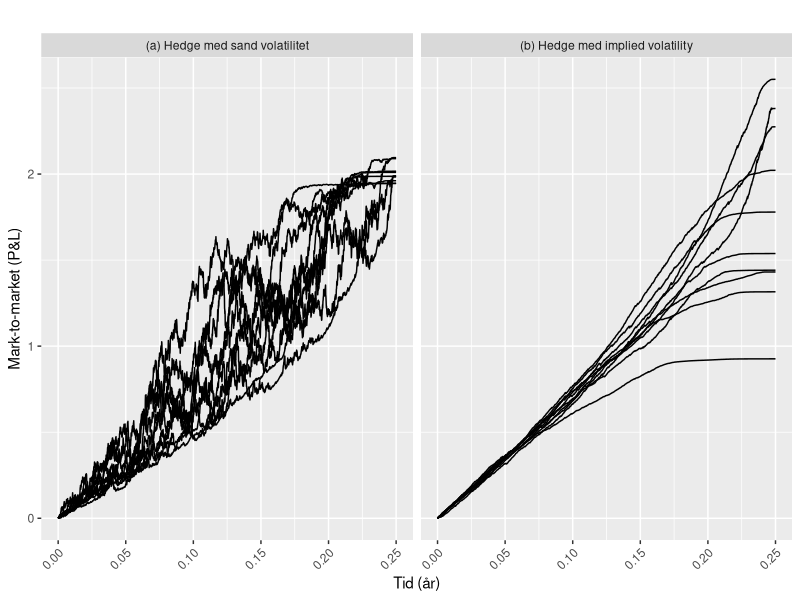

This chart was generated by the following R code: (Note: this script raises an error after producing the figure.)
rm(list=ls())

library(ggplot2)
library(reshape2)

## Functions used

d1 <- function(S,K,r,q,sigma,tau){
  (log(S/K)+(r-q)*tau + 1/2*sigma^2*tau)/(sigma*sqrt(tau))
}

d2 <- function(S,K,r,q,sigma,tau){
  d1(S,K,r,q,sigma,tau) - sigma*sqrt(tau)
}


# Black-Scholes Price function
C <- function(S,K,r,q,sigma,tau,option="Call"){
  d1 <- d1(S,K,r,q,sigma,tau)
  d2 <- d2(S,K,r,q,sigma,tau)
  
  if (option=="Call"){
    result <- exp(-q*tau)*S*pnorm(d1) - K*exp(-r*tau)*pnorm(d2)
  }
  
  if (option=="Put"){
    result <-  exp(-q*tau)*S*pnorm(d1) - K*exp(-r*tau)*pnorm(d2) -exp(-q*tau)*S + K*exp(-r*tau)
  }
  result
}
C <- Vectorize(C)

# Black-Scholes Delta
BS.Delta <- function(S,K,r,q,sigma,tau,option="Call"){
  
  if (option == "Call"){
    result <-  exp(-q*tau)*pnorm(d1(S,K,r,q,sigma,tau))
  }
  
  if (option == "Put"){
    result <-  exp(-q*tau)*(pnorm(d1(S,K,r,q,sigma,tau))-1)
  }
  
  result
}

BS.Delta <- Vectorize(BS.Delta)

## delta hedging strategy

delta_hedge_error <- function(S,K,r,q,sigma, tau, call_price, strategy=-1,option="Call"){
  
  delta   <- BS.Delta(S=S,K=K,r=r,q=q, sigma=sigma,tau=tau, option=option)
  
  n            <- length(S[-length(S)])
  
  V            <- numeric(n+1); V[1] <- call_price[1] # Value process 
  Pi           <- numeric(n+1);Pi[1]  <- 0  ### Path of PL/Hedging Error
  dPi          <- numeric(n+1);dPi[1] <- 0  ### Hedging error over time interval
  
  if (length(r)==1){r<-rep(r,n)}
  if (length(q)==1){q<-rep(q,n)}
  
  for (i in 1:n){
    dt      <- tau[i] - tau[i+1] 
    B       <- Pi[i] + strategy*delta[i]*S[i] - strategy*call_price[i] # Rebalance with money account
    V[i+1] <- exp(r[i]*dt)*B - strategy*delta[i]*exp(q[i]*dt)*S[i+1] # Mark-to-market for portfolio
    Pi[i+1] <- V[i+1] + strategy*call_price[i+1] # Mark-to-market for adjusted portfolio/cumulated hedging error
    dPi[i+1] <- Pi[i+1] - Pi[i] # 
  }
  output=list(pf_value= V, error_cum = Pi, error_dt = dPi, delta=delta) # Save output
}



# Model parameters
mu <- 0.07 # drift
sigma <- 0.2 # true vol

# Market parameters
q <- 0 # no dividends
r <- 0.02 # short rate
S0 <- 100 # start spot
K <- 100 # Initially at-the-money
sigmai <- 0.3 # implied vol

# Time grid
T <- 1/4
N <- 2500
t <- seq(0,T,length=N+1) # N intervals
tau <- T -t # time to maturity
dt <- T/N   # Equidistant time step for each simulated path


# hedging with true vol

df_time <- data.frame(time = t)

df <- df_time
# df_delta <- df_time
# qua <- vector() # for quadrativ variation

set.seed(0506)
for (i in 1:10){
  Z <- rnorm(N, mean=0, sd=1) 
  X <- cumsum((mu-1/2*sigma^2)*dt + sigma*sqrt(dt)*Z)
  S <- c(S0,S0*exp(X)) # simulated stock path
  
  vol <- sigma #true vol
  short <- -1; long <- 1
  strategy <- short
  
  call_price <- C(S=S,K=K,r=r,q=q,sigma=sigmai,tau=tau,option="Call") #market prices
  
  res <- delta_hedge_error(S=S, K=K, r=r,q=q, sigma=vol, tau=tau, call_price=call_price, strategy=strategy, option="Call")
  df <- cbind(df, res$error_cum)
  colnames(df)[i+1] <- paste("error_cum_", i, sep="")
  
  # df_delta <- cbind(df_delta, res$delta)
  # colnames(df_delta)[i+1] <- paste("delta_", i, sep="")
  # 
  # qua <- c(qua, mean(res$delta^2)) # quadratic variation
}

df_melt_true <- melt(df, id.vars = c('time'))
df_melt_true$panel <- "(a) Hedge med sand volatilitet"


## hedging with implied vol

df <- df_time
# df_delta <- df_time
# qua <- vector() # for quadrativ variation

set.seed(0506)
for (i in 1:10){
  Z <- rnorm(N, mean=0, sd=1) 
  X <- cumsum((mu-1/2*sigma^2)*dt + sigma*sqrt(dt)*Z)
  S <- c(S0,S0*exp(X)) # simulated stock paths
  
  vol <- sigmai #implied vol
  short <- -1; long <- 1
  strategy <- short
  
  call_price <- C(S=S,K=K,r=r,q=q,sigma=sigmai,tau=tau,option="Call") #market prices
  
  res <- delta_hedge_error(S=S, K=K, r=r,q=q, sigma=vol, tau=tau, call_price=call_price, strategy=strategy, option="Call")
  df <- cbind(df, res$error_cum)
  colnames(df)[i+1] <- paste("error_cum_", i, sep="")
  
  # df_delta <- cbind(df_delta, res$delta)
  # colnames(df_delta)[i+1] <- paste("delta_", i, sep="")
  # 
  # qua <- c(qua, mean(res$delta^2)) # quadratic variation
}

df_melt_implied <- melt(df, id.vars = c('time'))
df_melt_implied$panel <- "(b) Hedge med implied volatility"


# plot

p_wilmott <- ggplot(data=df_melt_true, aes(x=time, y=value, group=variable)) + 
  geom_line() +
  geom_line(data=df_melt_implied) +
  theme(plot.title = element_text(hjust = 0.5)) +
  xlab("Tid (år)") +
  ylab("Mark-to-market (P&L)") +
  ggtitle("") + 
  facet_wrap(~panel, ncol=2) +
  theme(plot.title = element_text(lineheight=0.8,face="bold")
        ,axis.text.x = element_text(angle = 45, hjust = 1,vjust=1))


# expected profit-and-loss for hedge with true vol

exp(-r*T)*(C(S=S[1],K=K,r=r,q=q,sigma=sigmai,tau=tau[1],option="Call")
           -C(S=S[1],K=K,r=r,q=q,sigma=sigma,tau=tau[1],option="Call")
)

C(S=S[1],K=K,r=r,q=q,sigma=sigmai,tau=tau[1],option="Call")
C(S=S[1],K=K,r=r,q=q,sigma=sigma,tau=tau[1],option="Call")

# export

p_wilmott
pdf('/Users/VictorHansen/Google Drev/UNI/År3/Blok34/Bachelor/Rplots/p_wilmott.pdf', width = 10, height = 5)
p_wilmott
dev.off()